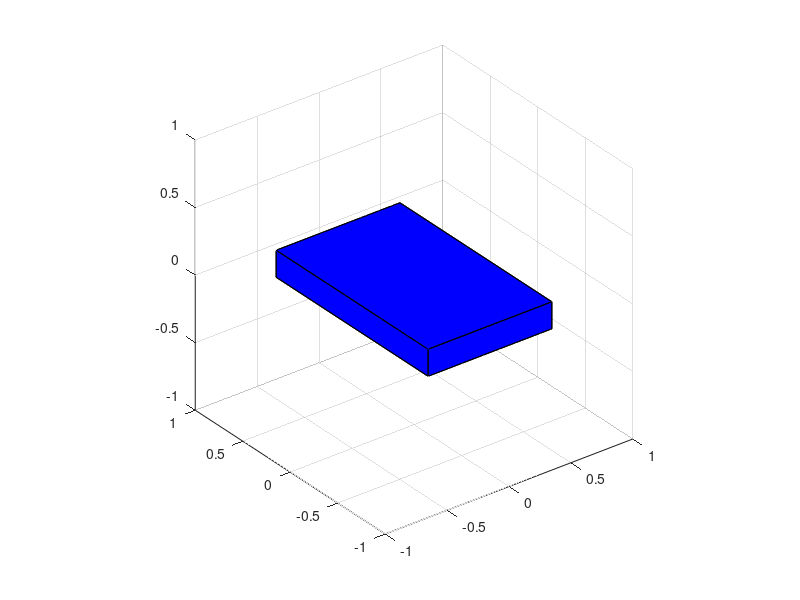

Write the MATLAB code that produced this figure. (Note: this script raises an error after producing the figure.)
close all;
clear

% Add Lib to Path
addpath 'lib'

figure;
axis equal; grid on; hold on;
axis([-1 1 -1 1 -1 1])

% Define the vertices of the smartphone
vertices = [0.5 0.5 -0.5 -0.5 0.5 0.5 -0.5 -0.5     % X
            0.8 -0.8 -0.8 0.8 0.8 -0.8 -0.8 0.8     % Y
            0.1 0.1 0.1 0.1 -0.1 -0.1 -0.1 -0.1];   % Z

% Define the faces of the smartphone
faces = [1 2 6 5    % front
         4 3 7 8    % back
         1 4 8 5    % left
         2 3 7 6    % right
         1 2 3 4    % top
         5 6 7 8];  % bottom

% Plot the initial orientation of the model
h = patch('Vertices', vertices', 'Faces', faces, 'FaceColor', 'b');
view(3);

% connect to the smartphone
m = mobiledev;

pause();

while 1
    % get acceleration
    accel = m.Acceleration;
    
    g = accel/norm(accel);
    gx = g(1);
    gy = g(2);
    gz = g(3);
    
    % calculate pitch and roll
    pitch = atan2(-gx, sqrt(gy^2 + gz^2));
    roll = atan2(gy,gz);
    
    R_pitch = roty(pitch);
    R_roll = rotx(roll);

    % Compute rotated vertices
    rotated_vertices = R_roll(1:3,1:3) * R_pitch(1:3,1:3) * vertices;
    
    % Update plot with rotated vertices
    h.Vertices = rotated_vertices';
    pause(0.1);
end
